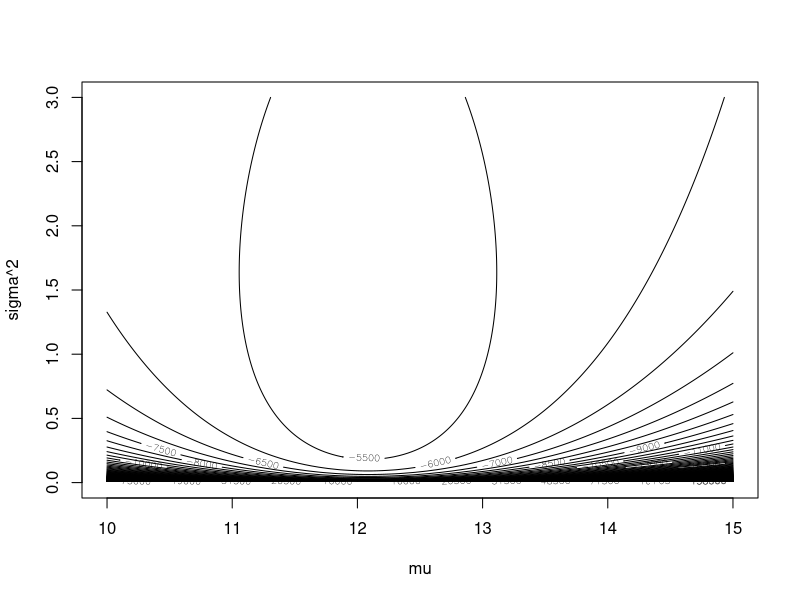

The R source for this figure:
X = read.csv("cleaned_data.csv")

# cleaned_data.csv is a file of 400 observations and 45 variables from the
# Family Income and Expenditure in the Phillipines dataset

X.cs = scale(X,scale=T) # centered and scaled 

##########################################
####### K-MEANS ANALYSIS #################

D = dist(X.cs) # distance matrix
class(D) # distance matrix has class dist

max(D) # the largest distance between rows is 28.0622

# find the two observations with the max distance
D1 = as.matrix(D) 
rows.most.distant = matrix(c(0,0), ncol=1)
rows.most.distant
for (i in 1:400){
  for (j in 1:400){
    if (D1[i,j] == max(D)){
      rows.most.distant = matrix(c(i,j), ncol=1)
    }
  }
}
rows.most.distant

# initial means for variables in cluster 1
c1 = as.numeric(as.vector(X.cs[210,]))

# initial means for variables in cluster 2
c2 = as.numeric(as.vector(X.cs[31,]))

# add c3 and c4

X.cs[210, ] # view initial vector for cluster 1
X.cs[31, ] # view initial vector for cluster 2

pastIndicator=400:1   # initial value for z 
indicator=1:400  

### note: we initialize this way to get the algorithm started

## While the two indicator vectors are different, keep going. 
while(sum(pastIndicator!=indicator)!=0) 
{
  pastIndicator=indicator; 
  
  #distance to current cluster centers
  dc1 =colSums((t(X.cs)-c1)^2)
  dc2=colSums((t(X.cs)-c2)^2)
  # add dc3 and dc4
  dMat=matrix(c(dc1,dc2),,2)
  
  #decide which cluster each point belongs to 
  indicator = max.col(-dMat)
  
  # update the cluster centers
  c1=colMeans(X.cs[indicator==1,])
  c2=colMeans(X.cs[indicator==2,])
  # update colmeans for c3 and c4
  
  # Make plot  	
  
}

## See the means of each cluster. 
c1   
c2   

indicator
pastIndicator

Z = pastIndicator 
X = cbind(X, Z) # add Z vector to original data

table(Z) # table indicating the proportion of each type in each cluster

# Mean vectors for each cluster
cluster1 = X[Z==1,]
cluster2 = X[Z==2,]
meanvector_c1 = colMeans(cluster1)
meanvector_c2 = colMeans(cluster2)
meanvector_c1
meanvector_c2

# Median vectors for each cluster
median_c1 = apply(cluster1, 2, median)
median_c2 = apply(cluster2, 2, median)
median_c1
median_c2

# Standard deviation vectors for each cluster
sigmahat_c1 = (346/347)*var(cluster1)
sigmahat_c2 = (52/53)*var(cluster2)
std_dev_c1 = sqrt(diag(sigmahat_c1))
std_dev_c2 = sqrt(diag(sigmahat_c2))
std_dev_c1
std_dev_c2

##########################################
############ PC ANALYSIS #################

## Sample variance-covariance matrix of scaled data is the 
## correlation matrix of the original unscaled and uncentered data 

S=var(X.cs)

eigen(S)
eigenvalues=eigen(S)$values
round(eigenvalues,3)  #for presentation purposes only 
sum(eigenvalues)

## compute what percentage of the sum of eigenvalues is each eigenvalue
round(100*eigenvalues/sum(eigenvalues),3)


cumsum(round(100*eigenvalues/sum(eigenvalues),3))


V=eigen(S)$vectors 
V.r = round(V,3)  # for presentation purposes 
V.r

## check that eigenvectors are orthonormal
## it should be 0 in the off diagonals and 1 in the 
## diagonals when you do cross-product 
#Off-diagonals represent pairwise inner products 
# and diagonals represent norm^2. 

round((t(V))%*%V,3)
# alternatively
round(crossprod(V,V))

## See relation of each data variable to the PC
## I fo with rounded values for presentation purposes only 

#rownames(V.r)=colnames(X)
V.r
round(crossprod(V.r))


##########################
# Obtain the principal components 
###########################
## Note: X.tilde is the PC matrix 
X.tilde=X.cs%*%V  # X.tilde are the PC
round(var(X.tilde),2)

head(X.tilde)

#X.tilde  # too long to print. Only to illustrate the first time


#######Check that the PC are orthogonal

round(t(X.tilde)%*%X.tilde,3)

#### Check the variance-covariance  of the PC 
round(var(X.tilde),3)

sx = scale(X.tilde,scale=T)

# Find the correlation between the components of your PC matrix 
X = X[,1:45] # X without Z vector
correlation = cor(X, X.tilde)

##########################################
####### NEWTON ALGORITHM #################

####### Create contour plot of the function
### to see if possible initial values 
### suggest themselves by looking at the 
## contour plots 

# log likelihool of lognormal
# L(x_1,x_2) = -sum(log(data)) - n*log(sqrt(x2[j])) - n/2*log(2*pi) 
# - 1/(2*x2[j])*sum((log(data) - x1[i])^2)
data=X$Total.Household.Income
n=400
x1=seq(10,15,by=0.01)
length(x1)
x2=seq(0,3,by=0.01)
f=matrix(0,nrow=length(x1),ncol=length(x2))
for(i in 1:length(x1)){ 
  for(j in 1:length(x2)) {
    f[i,j]=-sum(log(data)) - n*log(sqrt(x2[j])) - n/2*log(2*pi) - 1/(2*x2[j])*sum((log(data) - x1[i])^2)
  }}

contour(x1,x2,f,nlevels=300,xlab="mu",ylab="sigma^2")  


#### Now numerical optimization

### start defining gradient and hessian

xt=c(100,0)   # this helps us get started 
eps=0.00000001  # tolerance for xtp1-xt 
xtp1=c(12,1.5)    # vector with initial values for x1(mu) and x2 (sigma^2) 

xHist=matrix(xtp1,2,1) # save history of xt (Stores newton output)
fHist=c()
xHist
# objective function to maximize. The log likelihood of the normal 
# distribution. Notice that xtp1[1]= mean mu and xtp1[2] is the 
# variance. 
f=-sum(log(data)) - n*log(sqrt(xtp1[2])) - n/2*log(2*pi) - 1/(2*xtp1[2])*sum((log(data) - xtp1[1])^2)

# History of the objective function
#fHist=f

while(sum((xtp1-xt)^2)>eps){
  xt=xtp1
  xt
  #compute first and second derivatives
  gradient=as.vector(c((-1/xt[2]*sum(xt[1] - log(data))) , 
                       -n/sqrt((xt[2])) + sum((log(data)-xt[1])^2/ sqrt(xt[2])*xt[2]))) 
  gradient                                
  
  hessian=matrix(c(-n/xt[2],
                   2*sum(xt[1]-log(data))/sqrt(xt[2])*xt[2],
                   2*sum(xt[1]-log(data))/sqrt(xt[2])*xt[2], 
                   n/(xt[2])-((3*sum(log(data)-xt[1])^2)/xt[2]^2)),
                 ncol=2,nrow=2)
  hessian                                
  ###  
  # compute xtp1 solve(hessian)*gradient=hessian^{-1}*gradient)
  ###   
  xtp1=xt-solve(hessian)%*%gradient # 
  xtp1
  ###   
  #save history
  
  xHist=matrix(c(xHist,xtp1),2)
  xHist
  f=-sum(log(data)) - n*log(sqrt(xtp1[2])) - n/2*log(2*pi) - 1/(2*xtp1[2])*sum((log(data) - xtp1[1])^2)
  
  fHist=c(fHist,f)
}

xHist
fHist  
### Compute, after all this, the hessian 
### at the stationary point 
gradient                
hessian

### and find out whether the solution is a minimum, 
### a maximum or a saddle point. 

eigen(hessian) # the sign of the eigenvalues will tell you

### Now  find the standard errors of the estimators

## First the variances 
diag(solve(-hessian)) 

## Then the standard errors 

#sqrt(diag(solve(-hessian)))  

# confidence intervals for parameters

conf_int_sigma2 <- xt[2]+c(-1,1)*0.06568165*qnorm(.975,lower.tail=TRUE)
conf_int_sigma2 #95% conf interval for sigma^2
conf_int_mu <- xt[1]+c(-1,1)*0.06568165*qnorm(.975,lower.tail=TRUE)
conf_int_mu #95% conf interval for mu

